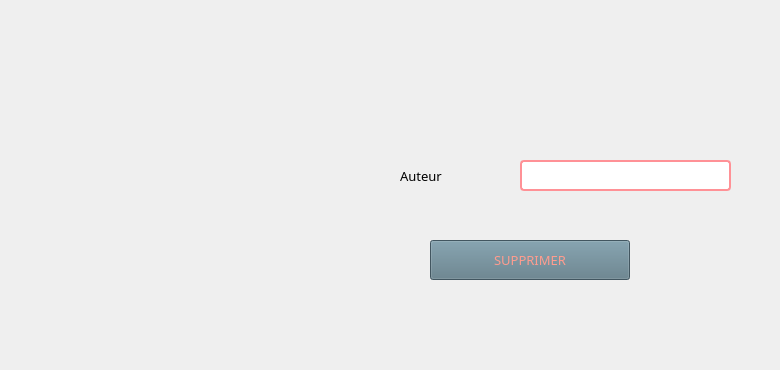
         <widget class="QWidget" name="tab_37">
          <attribute name="title">
           <string>Suppression livres d'un auteur donné</string>
          </attribute>
          <widget class="QLabel" name="label_64">
           <property name="geometry">
            <rect>
             <x>400</x>
             <y>130</y>
             <width>231</width>
             <height>91</height>
            </rect>
           </property>
           <property name="font">
            <font>
             <family>Segoe UI Black</family>
             <pointsize>10</pointsize>
             <weight>10</weight>
             <italic>false</italic>
             <bold>false</bold>
            </font>
           </property>
           <property name="text">
            <string>Auteur</string>
           </property>
          </widget>
          <widget class="QLineEdit" name="nom_4">
           <property name="geometry">
            <rect>
             <x>520</x>
             <y>160</y>
             <width>211</width>
             <height>31</height>
            </rect>
           </property>
           <property name="styleSheet">
            <string notr="true">color: rgb(92, 121, 134);
font: 10pt &quot;Tw Cen MT Condensed Extra Bold&quot;;
border: 2px solid rgb(255, 145, 150);
border-radius: 4px;</string>
           </property>
          </widget>
          <widget class="QPushButton" name="ajouter_4">
           <property name="geometry">
            <rect>
             <x>430</x>
             <y>240</y>
             <width>200</width>
             <height>40</height>
            </rect>
           </property>
           <property name="font">
            <font>
             <family>Segoe UI Black</family>
             <pointsize>10</pointsize>
             <weight>10</weight>
             <italic>false</italic>
             <bold>false</bold>
            </font>
           </property>
           <property name="styleSheet">
            <string notr="true">color: rgb(67, 87, 97);
selection-color: rgb(255, 255, 255);
selection-color: rgb(85, 170, 255);
selection-color: rgb(255, 114, 94);
selection-background-color: rgb(158, 109, 96);
selection-color: qlineargradient(spread:pad, x1:0, y1:0, x2:1, y2:0, stop:0 rgba(0, 0, 0, 255), stop:1 rgba(255, 255, 255, 255));
color: qlineargradient(spread:pad, x1:0, y1:0, x2:1, y2:0, stop:0 rgba(0, 0, 0, 255), stop:1 rgba(255, 255, 255, 255));
border-bottom-color: rgb(157, 109, 96);
alternate-background-color: rgb(156, 107, 94);
color: rgb(255, 156, 142);
background-color: rgb(255, 156, 142);
background-color: rgb(92, 121, 134);</string>
           </property>
           <property name="text">
            <string>SUPPRIMER</string>
           </property>
          </widget>
          <widget class="QLabel" name="erreurni_8">
           <property name="geometry">
            <rect>
             <x>520</x>
             <y>190</y>
             <width>251</width>
             <height>16</height>
            </rect>
           </property>
           <property name="styleSheet">
            <string notr="true">color: rgb(255, 156, 142);
font: 87 9pt &quot;Segoe UI Black&quot;;
</string>
           </property>
           <property name="text">
            <string/>
           </property>
          </widget>
          <widget class="QLabel" name="sucess_sup_8">
           <property name="geometry">
            <rect>
             <x>390</x>
             <y>260</y>
             <width>291</width>
             <height>101</height>
            </rect>
           </property>
           <property name="font">
            <font>
             <family>Segoe UI Black</family>
             <pointsize>20</pointsize>
             <weight>10</weight>
             <italic>false</italic>
             <bold>false</bold>
            </font>
           </property>
           <property name="styleSheet">
            <string notr="true">color: rgb(92, 121, 134);
font: 87 20pt &quot;Segoe UI Black&quot;;
</string>
           </property>
           <property name="text">
            <string/>
           </property>
          </widget>
         </widget>
